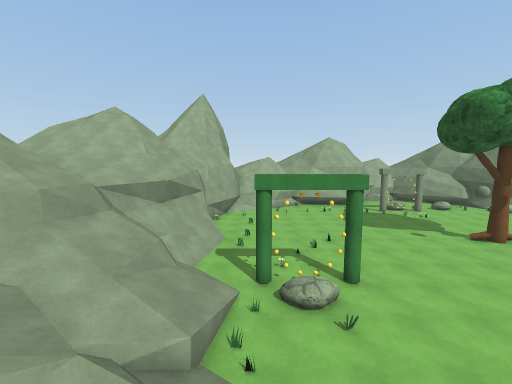
View 1 (above)

16 first-person views from a walk through a 3-D level made in the Unity game engine. The camera is 1.2 m above the floor, tilts 6° down and sees 90° across. The floor is counted in squares, 1 m on a side. Each view is taken from the middle of a square. On the plan, view 1 faces up. The plan holds only what a view shows up to about 12 squares ahead; the rest is blank. The place goes on beyond the plan. Surface patterns are stand-ins for the level's own textures.

View 2
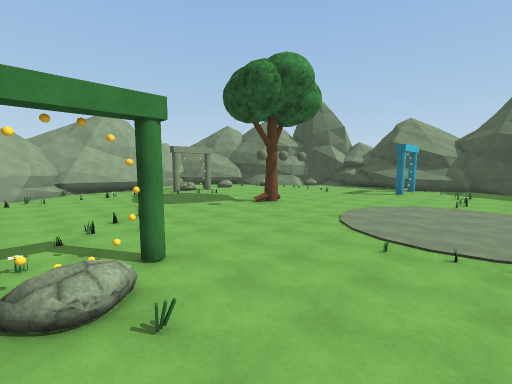

View 3
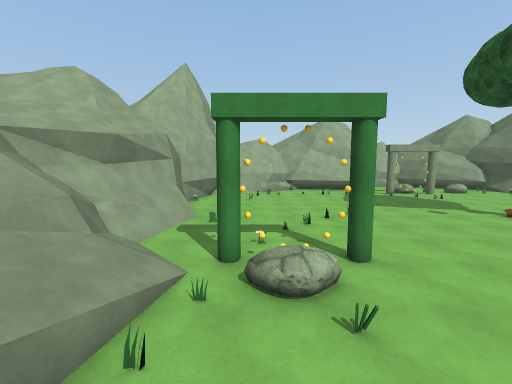

View 4
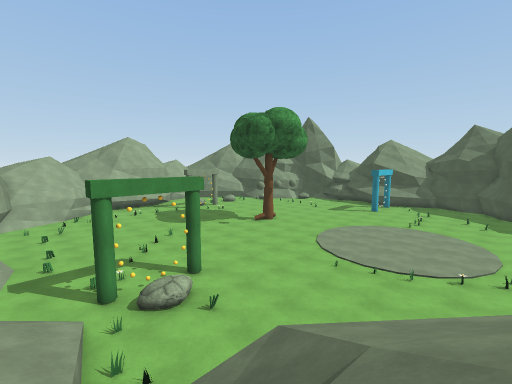

View 5
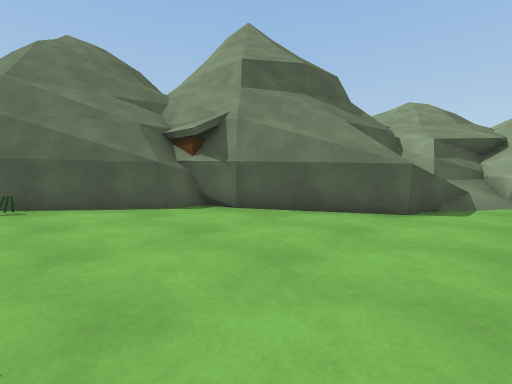

View 6
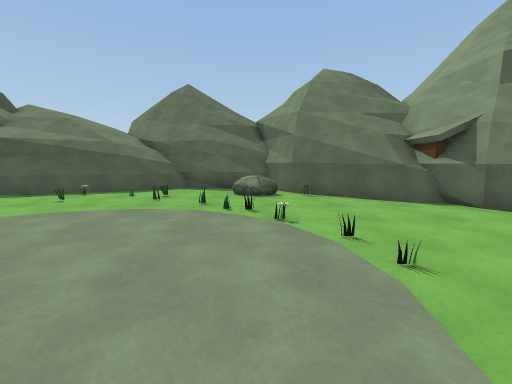

View 7
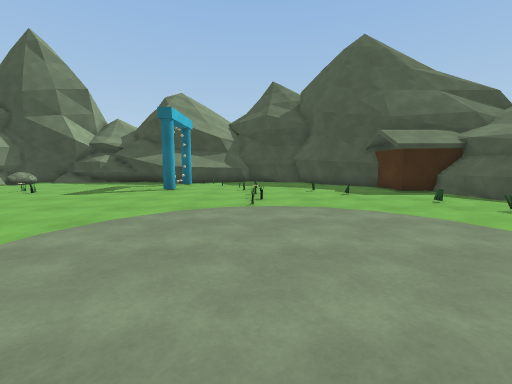

View 8
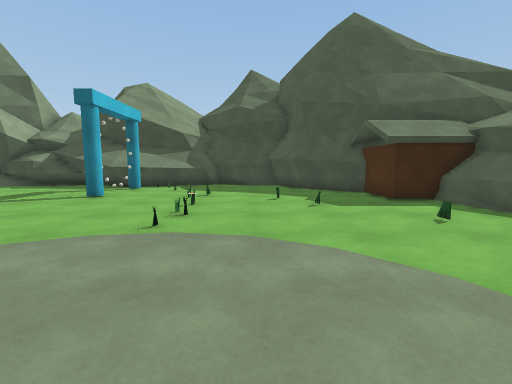

View 9
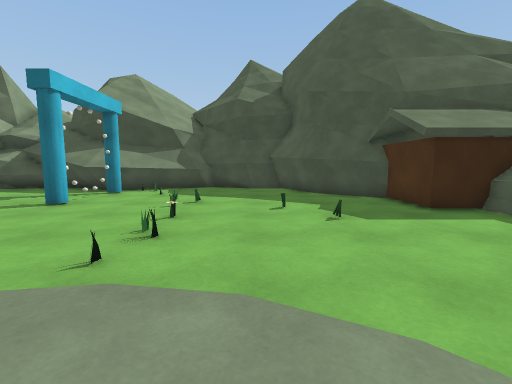

View 10
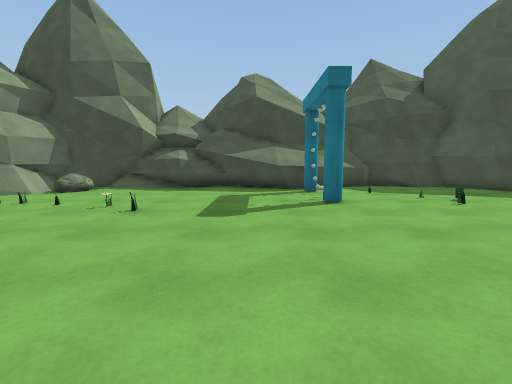

View 11
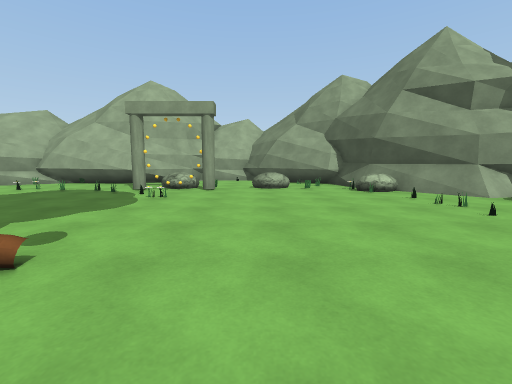

View 12
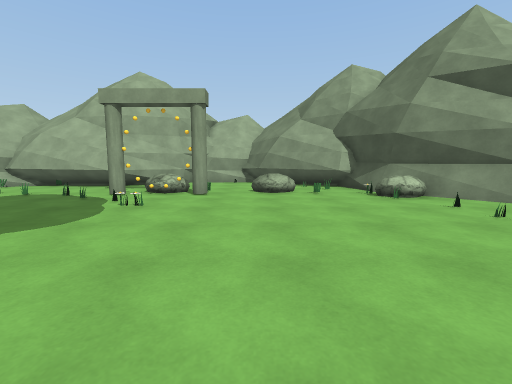

View 13
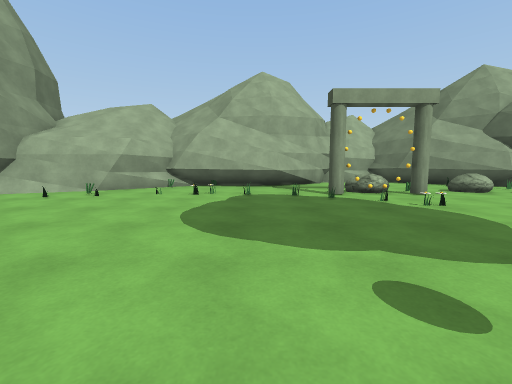

View 14
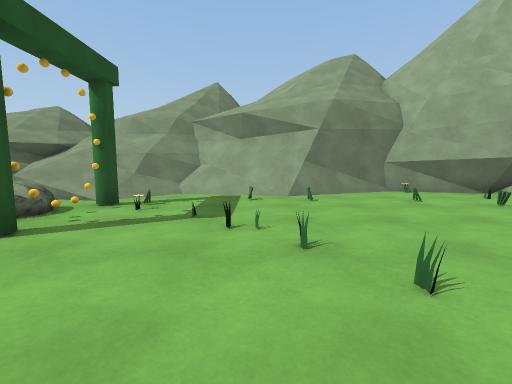

View 15
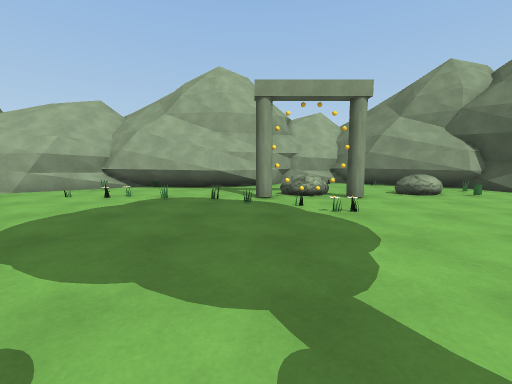

View 16
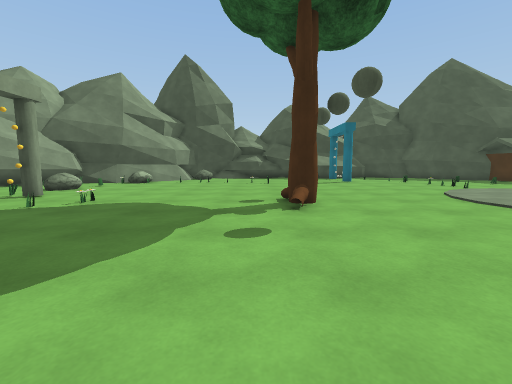

### Floor plan
Key: @ floor where view 1 was taken; # wall or solid block; x gap in a wall; . main floor; : floor 1.75 m higher than the main floor; + floor 5.25 m higher than the main floor; / step, stairs or slope; = window, fence, low wall or low ledge; ^ raised ledge; v drop or lower ground; O other object.
Columns run from 10 left of view 1 to 28 right of it. Each row starts with its distance up from view 1.
 27             ##........    ...    ##
 26      vv  ####........... .../ O..=#
 25      vv ##............OOOOO.//....##
 24      vv##.............O..OO......OO##
 23      v ##.........................O.##
 22        #............................=##
 21       ##..............................O
 20       #...............................O
 19       #................................
 18       v#...............................
 17       v#...............................
 16       ##/..............................
 15 //////=//..............///.............
 14 //////v//..............................
 13  ////#=/...............................
 12  ///////..............................
 11   ////v/..............................^
 10  ///=/==/.OO.OO...................O .OO
  9  ///=//v//OO.OO...................O..OO
  8   //=/////.OO..........................
  7    /v/////.............................
  6     =////=.............................
  5     / //==/.....................O......
  4     ////x//............................
  3     ////v=//=..........................
  2      ///////##.........................
  1       //==///##.......................#
  0        ///@///#......................##
 -1         =/////#......................#
 -2         ##==//###................/// #
 -3           #==//:##...............///##=
 -4            #=/// ##.O ........v==v//=+=
 -5             //////##   .....==vvv//=# ^

Positions as (right, up) in squares from view 1, and headings:
1: (0, 0), facing up
2: (1, 3), facing up-right
3: (1, 3), facing up
4: (-2, 0), facing up-right
5: (9, 5), facing down-left
6: (11, 7), facing down
7: (11, 5), facing right
8: (14, 3), facing right
9: (16, 3), facing right
10: (16, 12), facing right
11: (18, 12), facing up
12: (18, 14), facing up
13: (9, 14), facing up
14: (8, 14), facing left
15: (12, 15), facing up
16: (6, 16), facing right
